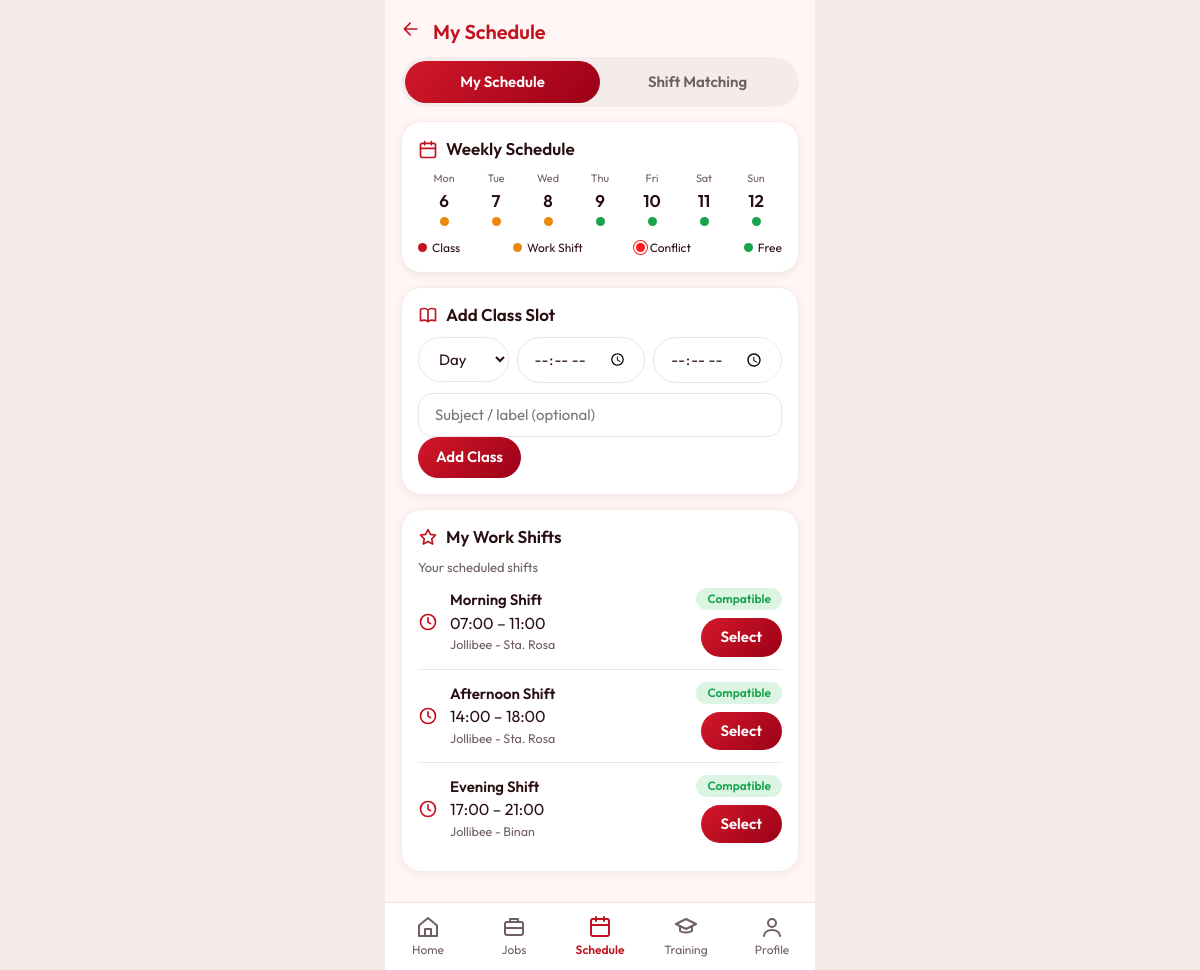
The page /schedule.php (signed in) on the database its author committed.
### tables this page shows
CREATE TABLE IF NOT EXISTS work_shifts (
  id          INT UNSIGNED     NOT NULL AUTO_INCREMENT,
  user_id     INT UNSIGNED     NOT NULL,
  shift_name  VARCHAR(100)     NOT NULL,
  day_of_week TINYINT UNSIGNED NOT NULL,   
  start_time  TIME             NOT NULL,
  end_time    TIME             NOT NULL,
  branch      VARCHAR(150)     NOT NULL DEFAULT '',
  status      ENUM('available','selected') NOT NULL DEFAULT 'available',
  PRIMARY KEY (id),
  CONSTRAINT fk_ws_user FOREIGN KEY (user_id) REFERENCES users (id) ON DELETE CASCADE
);

### includes/db.php (called while the page is built, shortened)
<?php
function db_options()
{
  return [
    PDO::ATTR_ERRMODE => PDO::ERRMODE_EXCEPTION,
    PDO::ATTR_DEFAULT_FETCH_MODE => PDO::FETCH_ASSOC,
  ];
}
function db()
{
  static $pdo = null;
  if (!$pdo) {
    $dsn = 'mysql:host=' . DB_HOST . ';dbname=' . DB_NAME . ';charset=utf8mb4';
    try {
      $pdo = new PDO($dsn, DB_USER, DB_PASS, db_options());
      $pdo->query('SELECT 1 FROM users, jobs, applications LIMIT 1');
    } catch (PDOException $e) {
      $missingDb = ($e->errorInfo[1] ?? 0) == 1049;
      $missingTable = ($e->getCode() === '42S02');
      if (!$missingDb && !$missingTable) throw $e;
      $pdo = db_bootstrap();
    }
  }
  return $pdo;
}

### schedule.php (the view, shortened to what this page needs)
<?php
require_once 'includes/db.php';
$uid  = (int)$_SESSION['user']['id'];
$classByDay = [];
$st = db()->prepare('SELECT id, shift_name, day_of_week, start_time, end_time, branch, status
    FROM work_shifts WHERE user_id = ? ORDER BY day_of_week, start_time');
$st->execute([$uid]);
$shifts = $st->fetchAll();
$shiftByDay = [];
foreach ($shifts as $r) {
    $shiftByDay[(int)$r['day_of_week']][] = $r;
}
$conflicts = [];
$dayLabels = ['Mon','Tue','Wed','Thu','Fri','Sat','Sun'];
function dayDotClass(int $d, array $classByDay, array $shiftByDay, array $conflicts): string {
    $hasConflict = false;
    if (!empty($shiftByDay[$d]))       return 'work';
    return 'free';
}
require 'includes/header.php';
?>
<div class="seg" data-tabs>
  <button class="on" data-tab="mine">My Schedule</button>
  <button data-tab="match">Shift Matching</button>
</div>
<div data-panel="mine">
  <section class="card">
    <h3><?= ic('cal', 'red') ?> Weekly Schedule</h3>
    <div class="week seven">
      <?php foreach ($dayLabels as $i => $d): ?>
        <div>
          <small><?= $d ?></small>
          <b><?= $i + 6 ?></b>
          <i class="dot <?= dayDotClass($i, $classByDay, $shiftByDay, $conflicts) ?>"></i>
        </div>
      <?php endforeach; ?>
    </div>
    <div class="legend">
      <span><i class="dot class"></i>Class</span>
      <span><i class="dot work"></i>Work Shift</span>
      <span><i class="dot conflict"></i>Conflict</span>
      <span><i class="dot free"></i>Free</span>
    </div>
  </section>
  <section class="card">
    <h3><?= ic('book', 'red') ?> Add Class Slot</h3>
    <form method="post" action="schedule.php" class="add-class-form">
      <div class="row gap">
        <select name="day_of_week" class="field-sel" required>
          <option value="">Day</option>
        </select>
        <input type="time" name="start_time" placeholder="Start" class="field-time" required>
        <input type="time" name="end_time"   placeholder="End"   class="field-time" required>
      </div>
      <input type="text" name="label" maxlength="100" placeholder="Subject / label (optional)" class="field-txt">
      <button class="btn" type="submit">Add Class</button>
    </form>
  </section>
  <?php if ($shifts): ?>
  <section class="card">
    <h3><?= ic('star', 'red') ?> My Work Shifts</h3>
    <p class="muted sm-t">Your scheduled shifts</p>
    <?php foreach ($shifts as $s):
      $hasConflictOnShift = false;
      $compatLabel = $hasConflictOnShift ? 'Conflict' : 'Compatible';
      $compatCls   = $hasConflictOnShift ? 'warn'     : 'ok';
    ?>
      <div class="shift">
        <?= ic('clock', 'red') ?>
        <div class="grow">
          <b><?= htmlspecialchars($s['shift_name']) ?></b>
          <p><?= htmlspecialchars(substr($s['start_time'],0,5)) ?> – <?= htmlspecialchars(substr($s['end_time'],0,5)) ?></p>
          <small class="muted"><?= htmlspecialchars($s['branch']) ?></small>
        </div>
        <div class="col end">
          <span class="pill <?= $compatCls ?>"><?= $compatLabel ?></span>
          <?php if ($s['status'] === 'available'): ?>
            <form method="post" action="schedule.php">
              <button class="btn sm" type="submit">Select</button>
            </form>
          <?php else: ?>
            <span class="pill ok">Selected</span>
          <?php endif; ?>
        </div>
      </div>
    <?php endforeach; ?>
  </section>
  <?php else: ?>
  <section class="card">
    <p class="muted">No work shifts assigned yet.</p>
  </section>
  <?php endif; ?>
</div>
<?php require 'includes/footer.php'; ?>

### includes/icons.php (shortened to what this page needs)
<?php
function ic($n, $c = '')
{
  return '<svg class="ic ' . $c . '" viewBox="0 0 24 24" fill="none" stroke="currentColor" stroke-width="2" stroke-linecap="round" stroke-linejoin="round" aria-hidden="true">' . $p[$n] . '</svg>';
}

### assets/css/style.css (style rules this page uses)
:root { --red: #c1121f; --red-d: #9b0017; --bg: #fff6f5; --pink: #ffe8e6; --ink: #2a0f12; --muted: #6f5f60; --line: #f1e4e3; --green: #16a34a; --amber: #e8890c; --nav: 68px }
* { box-sizing: border-box; margin: 0; padding: 0 }
body { font-family: 'Outfit', system-ui, sans-serif; background: #f3e9e8; color: var(--ink); font-size: 15px; line-height: 1.35 }
button { font: inherit; color: inherit; cursor: pointer; border: 0; background: none }
.ic { width: 20px; height: 20px; flex: none }
.red { color: var(--red) }
.muted { color: var(--muted) }
.sm-t { font-size: 13px }
.row { display: flex; align-items: center }
.gap { gap: 10px }
.grow { flex: 1; min-width: 0 }
.end { align-items: flex-end }
.col { display: flex; flex-direction: column; gap: 8px }
.card { background: #fff; border-radius: 20px; padding: 16px; margin-bottom: 14px; box-shadow: 0 2px 10px rgba(120, 20, 30, .07); border: 1px solid #f6eae9 }
.card h3 { font-size: 17px; font-weight: 600; display: flex; align-items: center; gap: 8px; margin-bottom: 10px }
.card p { margin-top: 2px }
.btn { display: inline-flex; justify-content: center; align-items: center; padding: 10px 18px; border-radius: 999px; color: #fff; font-weight: 600; background: linear-gradient(135deg, #d3182a, var(--red-d)); transition: transform .1s }
.btn.sm { padding: 9px 20px }
.pill { font-size: 12px; font-weight: 600; padding: 3px 11px; border-radius: 999px; white-space: nowrap }
.pill.ok { background: #dcf5e3; color: var(--green) }
.ok { color: var(--green) }
.week { display: flex; justify-content: space-between; text-align: center; margin-top: 6px }
.week div { display: flex; flex-direction: column; align-items: center; gap: 4px; flex: 1; font-size: 13px; color: var(--muted) }
.week b { font-size: 18px; color: var(--ink); font-weight: 600 }
.week.seven b { font-size: 17px }
.dot { width: 9px; height: 9px; border-radius: 50%; display: inline-block; background: var(--red) }
.dot.work { background: var(--amber) }
.dot.free { background: var(--green) }
.dot.conflict { background: #ff1a1a; box-shadow: 0 0 0 2px #fff, 0 0 0 3px #ff1a1a }
.legend { display: flex; justify-content: space-between; font-size: 12px; margin-top: 14px; color: var(--ink) }
.legend span { display: flex; align-items: center; gap: 5px }
.seg { display: flex; background: #f4ecea; border-radius: 999px; padding: 4px; margin: 0 0 14px }
.seg button { flex: 1; padding: 11px; border-radius: 999px; font-weight: 600; color: var(--muted) }
.seg button.on { background: linear-gradient(135deg, #d3182a, var(--red-d)); color: #fff }
.shift { display: flex; align-items: center; gap: 12px; padding: 12px 0; border-top: 1px solid var(--line) }
.shift:first-of-type { border-top: 0 }
.shift b { font-weight: 600 }
.shift p { font-size: 16px }
.shift .col { align-items: flex-end }
.bottom-nav .ic { width: 24px; height: 24px }
:root { --gold: #ffc93c }
.field-sel, .field-num, .field-txt, .field-time { border: 1px solid var(--line); border-radius: 999px; padding: 11px 16px; font: inherit; color: var(--ink); background: #fff; outline: 0 }
.field-sel { width: 100% }
.field-txt { width: 100%; border-radius: 14px; margin-top: 10px }
.add-class-form .row { gap: 8px }
.add-class-form .field-sel { flex: 1.2 }
.add-class-form .field-time { flex: 1 }
.dot.class { background: var(--red) }

### rows shown on the page
work_shifts: shift_name "Morning Shift", start_time "07:00", end_time "11:00", branch "Jollibee - Sta. Rosa", compatLabel "Compatible"
work_shifts: shift_name "Afternoon Shift", start_time "14:00", end_time "18:00", branch "Jollibee - Sta. Rosa", compatLabel "Compatible"
work_shifts: shift_name "Evening Shift", start_time "17:00", end_time "21:00", branch "Jollibee - Binan", compatLabel "Compatible"

### other values the page prints
$title "My Schedule"
$d "Mon"
$d "Tue"
$d "Wed"
$d "Thu"
$d "Fri"
$d "Sat"
$d "Sun"
$l "Home"
$l "Jobs"
$l "Schedule"
$l "Training"
$l "Profile"
